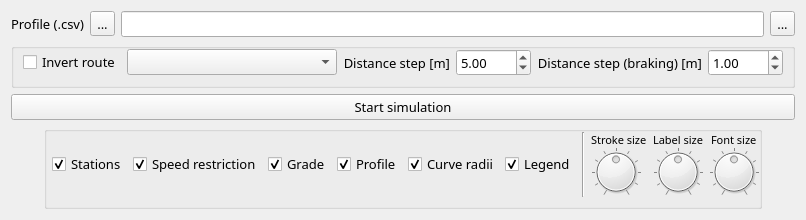
      <widget class="QWidget" name="RouteTab">
       <property name="font">
        <font>
         <family>Fira Sans Medium</family>
         <pointsize>10</pointsize>
        </font>
       </property>
       <attribute name="icon">
        <iconset>
         <normaloff>resources/images/route_tab.png</normaloff>resources/images/route_tab.png</iconset>
       </attribute>
       <attribute name="title">
        <string>Route</string>
       </attribute>
       <layout class="QVBoxLayout" name="verticalLayout_2">
        <item>
         <layout class="QHBoxLayout" name="horizontalLayout_42">
          <property name="spacing">
           <number>6</number>
          </property>
          <property name="sizeConstraint">
           <enum>QLayout::SetDefaultConstraint</enum>
          </property>
          <item>
           <widget class="QLabel" name="label_56">
            <property name="sizePolicy">
             <sizepolicy hsizetype="Preferred" vsizetype="Maximum">
              <horstretch>0</horstretch>
              <verstretch>0</verstretch>
             </sizepolicy>
            </property>
            <property name="text">
             <string>Profile (.csv)</string>
            </property>
           </widget>
          </item>
          <item>
           <widget class="QToolButton" name="ProfileEditButton">
            <property name="sizePolicy">
             <sizepolicy hsizetype="Fixed" vsizetype="Maximum">
              <horstretch>0</horstretch>
              <verstretch>0</verstretch>
             </sizepolicy>
            </property>
            <property name="text">
             <string>...</string>
            </property>
           </widget>
          </item>
          <item>
           <widget class="QLineEdit" name="ProfileLoadFilename">
            <property name="sizePolicy">
             <sizepolicy hsizetype="Expanding" vsizetype="Maximum">
              <horstretch>0</horstretch>
              <verstretch>0</verstretch>
             </sizepolicy>
            </property>
            <property name="readOnly">
             <bool>true</bool>
            </property>
           </widget>
          </item>
          <item>
           <widget class="QToolButton" name="ProfileLoadButton">
            <property name="sizePolicy">
             <sizepolicy hsizetype="Fixed" vsizetype="Maximum">
              <horstretch>0</horstretch>
              <verstretch>0</verstretch>
             </sizepolicy>
            </property>
            <property name="text">
             <string>...</string>
            </property>
           </widget>
          </item>
         </layout>
        </item>
        <item>
         <widget class="QGroupBox" name="groupBox_15">
          <property name="sizePolicy">
           <sizepolicy hsizetype="Expanding" vsizetype="Maximum">
            <horstretch>0</horstretch>
            <verstretch>0</verstretch>
           </sizepolicy>
          </property>
          <property name="maximumSize">
           <size>
            <width>16777215</width>
            <height>16777215</height>
           </size>
          </property>
          <property name="title">
           <string/>
          </property>
          <layout class="QHBoxLayout" name="horizontalLayout_28">
           <property name="spacing">
            <number>6</number>
           </property>
           <property name="topMargin">
            <number>0</number>
           </property>
           <property name="bottomMargin">
            <number>9</number>
           </property>
           <item>
            <widget class="QCheckBox" name="cb_InvertRoute">
             <property name="toolTip">
              <string>&lt;html&gt;&lt;head/&gt;&lt;body&gt;&lt;p&gt;Flip the input route data&lt;/p&gt;&lt;/body&gt;&lt;/html&gt;</string>
             </property>
             <property name="text">
              <string>Invert route</string>
             </property>
            </widget>
           </item>
           <item>
            <widget class="QComboBox" name="combo_solver">
             <property name="enabled">
              <bool>true</bool>
             </property>
             <property name="font">
              <font>
               <family>Fira Sans Medium</family>
               <pointsize>10</pointsize>
               <strikeout>false</strikeout>
              </font>
             </property>
             <property name="toolTip">
              <string>&lt;html&gt;&lt;head/&gt;&lt;body&gt;&lt;p&gt;&lt;span style=&quot; font-weight:600;&quot;&gt;DEFAULT:&lt;/span&gt;&lt;/p&gt;&lt;p&gt;Minimize operation time&lt;/p&gt;&lt;/body&gt;&lt;/html&gt;</string>
             </property>
             <property name="editable">
              <bool>false</bool>
             </property>
             <property name="currentText">
              <string/>
             </property>
             <property name="placeholderText">
              <string>Select solver method</string>
             </property>
             <item>
              <property name="text">
               <string>Minimize operation time</string>
              </property>
             </item>
             <item>
              <property name="text">
               <string>Minimize energy consumption</string>
              </property>
             </item>
             <item>
              <property name="text">
               <string>Fixed travel time</string>
              </property>
             </item>
            </widget>
           </item>
           <item>
            <layout class="QHBoxLayout" name="horizontalLayout_53">
             <item>
              <widget class="QLabel" name="label_DISTANCE_STEP">
               <property name="toolTip">
                <string>Define the accuracy for powering step computations</string>
               </property>
               <property name="layoutDirection">
                <enum>Qt::LeftToRight</enum>
               </property>
               <property name="text">
                <string>Distance step [m]</string>
               </property>
               <property name="alignment">
                <set>Qt::AlignRight|Qt::AlignTrailing|Qt::AlignVCenter</set>
               </property>
              </widget>
             </item>
             <item>
              <widget class="QDoubleSpinBox" name="DISTANCE_STEP">
               <property name="toolTip">
                <string>&lt;html&gt;&lt;head/&gt;&lt;body&gt;&lt;p&gt;Define the accuracy for powering step computations&lt;/p&gt;&lt;/body&gt;&lt;/html&gt;</string>
               </property>
               <property name="wrapping">
                <bool>false</bool>
               </property>
               <property name="specialValueText">
                <string/>
               </property>
               <property name="suffix">
                <string/>
               </property>
               <property name="maximum">
                <double>9999.000000000000000</double>
               </property>
               <property name="singleStep">
                <double>0.500000000000000</double>
               </property>
               <property name="stepType">
                <enum>QAbstractSpinBox::DefaultStepType</enum>
               </property>
               <property name="value">
                <double>5.000000000000000</double>
               </property>
              </widget>
             </item>
            </layout>
           </item>
           <item>
            <layout class="QHBoxLayout" name="horizontalLayout_57">
             <item>
              <widget class="QLabel" name="label_DISTANCE_STEP_BRAKING">
               <property name="toolTip">
                <string>Define the accuracy for braking step computations</string>
               </property>
               <property name="layoutDirection">
                <enum>Qt::LeftToRight</enum>
               </property>
               <property name="text">
                <string>Distance step (braking) [m]</string>
               </property>
               <property name="alignment">
                <set>Qt::AlignRight|Qt::AlignTrailing|Qt::AlignVCenter</set>
               </property>
              </widget>
             </item>
             <item>
              <widget class="QDoubleSpinBox" name="DISTANCE_STEP_BRAKING">
               <property name="toolTip">
                <string>&lt;html&gt;&lt;head/&gt;&lt;body&gt;&lt;p&gt;Define the accuracy for braking step computations&lt;/p&gt;&lt;/body&gt;&lt;/html&gt;</string>
               </property>
               <property name="wrapping">
                <bool>false</bool>
               </property>
               <property name="specialValueText">
                <string/>
               </property>
               <property name="suffix">
                <string/>
               </property>
               <property name="maximum">
                <double>9999.000000000000000</double>
               </property>
               <property name="singleStep">
                <double>0.500000000000000</double>
               </property>
               <property name="stepType">
                <enum>QAbstractSpinBox::DefaultStepType</enum>
               </property>
               <property name="value">
                <double>1.000000000000000</double>
               </property>
              </widget>
             </item>
            </layout>
           </item>
          </layout>
         </widget>
        </item>
        <item>
         <widget class="QPushButton" name="StartSimButton">
          <property name="sizePolicy">
           <sizepolicy hsizetype="Expanding" vsizetype="Maximum">
            <horstretch>0</horstretch>
            <verstretch>0</verstretch>
           </sizepolicy>
          </property>
          <property name="text">
           <string>Start simulation</string>
          </property>
         </widget>
        </item>
        <item alignment="Qt::AlignHCenter">
         <widget class="QGroupBox" name="groupBox">
          <property name="sizePolicy">
           <sizepolicy hsizetype="Maximum" vsizetype="Maximum">
            <horstretch>0</horstretch>
            <verstretch>0</verstretch>
           </sizepolicy>
          </property>
          <property name="maximumSize">
           <size>
            <width>16777215</width>
            <height>90</height>
           </size>
          </property>
          <property name="title">
           <string/>
          </property>
          <property name="alignment">
           <set>Qt::AlignCenter</set>
          </property>
          <property name="flat">
           <bool>false</bool>
          </property>
          <layout class="QHBoxLayout" name="horizontalLayout_29">
           <property name="sizeConstraint">
            <enum>QLayout::SetDefaultConstraint</enum>
           </property>
           <property name="leftMargin">
            <number>5</number>
           </property>
           <property name="topMargin">
            <number>0</number>
           </property>
           <property name="rightMargin">
            <number>0</number>
           </property>
           <property name="bottomMargin">
            <number>9</number>
           </property>
           <item>
            <widget class="QCheckBox" name="cb_r_stations">
             <property name="text">
              <string>Stations</string>
             </property>
             <property name="checked">
              <bool>true</bool>
             </property>
            </widget>
           </item>
           <item>
            <widget class="QCheckBox" name="cb_r_speedres">
             <property name="text">
              <string>Speed restriction</string>
             </property>
             <property name="checked">
              <bool>true</bool>
             </property>
            </widget>
           </item>
           <item>
            <widget class="QCheckBox" name="cb_r_grade">
             <property name="text">
              <string>Grade</string>
             </property>
             <property name="checked">
              <bool>true</bool>
             </property>
            </widget>
           </item>
           <item>
            <widget class="QCheckBox" name="cb_r_profile">
             <property name="text">
              <string>Profile</string>
             </property>
             <property name="checked">
              <bool>true</bool>
             </property>
            </widget>
           </item>
           <item>
            <widget class="QCheckBox" name="cb_r_radii">
             <property name="text">
              <string>Curve radii</string>
             </property>
             <property name="checked">
              <bool>true</bool>
             </property>
            </widget>
           </item>
           <item>
            <widget class="QCheckBox" name="cb_r_legend">
             <property name="text">
              <string>Legend</string>
             </property>
             <property name="checked">
              <bool>true</bool>
             </property>
            </widget>
           </item>
           <item>
            <widget class="Line" name="line">
             <property name="orientation">
              <enum>Qt::Vertical</enum>
             </property>
            </widget>
           </item>
           <item>
            <layout class="QVBoxLayout" name="dial_layout_1">
             <property name="spacing">
              <number>0</number>
             </property>
             <item alignment="Qt::AlignHCenter">
              <widget class="QLabel" name="label_28">
               <property name="maximumSize">
                <size>
                 <width>16777215</width>
                 <height>15</height>
                </size>
               </property>
               <property name="font">
                <font>
                 <family>Fira Sans Medium</family>
                 <pointsize>8</pointsize>
                </font>
               </property>
               <property name="toolTip">
                <string>&lt;html&gt;&lt;head/&gt;&lt;body&gt;&lt;p&gt;Change chart line width&lt;/p&gt;&lt;/body&gt;&lt;/html&gt;</string>
               </property>
               <property name="text">
                <string>Stroke size</string>
               </property>
               <property name="textFormat">
                <enum>Qt::AutoText</enum>
               </property>
               <property name="scaledContents">
                <bool>false</bool>
               </property>
               <property name="wordWrap">
                <bool>false</bool>
               </property>
               <property name="margin">
                <number>0</number>
               </property>
              </widget>
             </item>
             <item>
              <widget class="QDial" name="dial_stroke_size">
               <property name="maximumSize">
                <size>
                 <width>50</width>
                 <height>50</height>
                </size>
               </property>
               <property name="maximum">
                <number>10</number>
               </property>
               <property name="sliderPosition">
                <number>5</number>
               </property>
               <property name="wrapping">
                <bool>false</bool>
               </property>
               <property name="notchTarget">
                <double>5.700000000000000</double>
               </property>
               <property name="notchesVisible">
                <bool>true</bool>
               </property>
              </widget>
             </item>
            </layout>
           </item>
           <item>
            <layout class="QVBoxLayout" name="dial_layout_2">
             <property name="spacing">
              <number>0</number>
             </property>
             <item alignment="Qt::AlignHCenter">
              <widget class="QLabel" name="label_27">
               <property name="maximumSize">
                <size>
                 <width>16777215</width>
                 <height>15</height>
                </size>
               </property>
               <property name="font">
                <font>
                 <family>Fira Sans Medium</family>
                 <pointsize>8</pointsize>
                </font>
               </property>
               <property name="toolTip">
                <string>&lt;html&gt;&lt;head/&gt;&lt;body&gt;&lt;p&gt;Change chart label size&lt;/p&gt;&lt;/body&gt;&lt;/html&gt;</string>
               </property>
               <property name="text">
                <string>Label size</string>
               </property>
              </widget>
             </item>
             <item>
              <widget class="QDial" name="dial_label_size">
               <property name="maximumSize">
                <size>
                 <width>50</width>
                 <height>50</height>
                </size>
               </property>
               <property name="maximum">
                <number>10</number>
               </property>
               <property name="sliderPosition">
                <number>5</number>
               </property>
               <property name="wrapping">
                <bool>false</bool>
               </property>
               <property name="notchTarget">
                <double>5.700000000000000</double>
               </property>
               <property name="notchesVisible">
                <bool>true</bool>
               </property>
              </widget>
             </item>
            </layout>
           </item>
           <item>
            <layout class="QVBoxLayout" name="dial_layout_6">
             <property name="spacing">
              <number>0</number>
             </property>
             <item alignment="Qt::AlignHCenter">
              <widget class="QLabel" name="label_32">
               <property name="maximumSize">
                <size>
                 <width>16777215</width>
                 <height>15</height>
                </size>
               </property>
               <property name="font">
                <font>
                 <family>Fira Sans Medium</family>
                 <pointsize>8</pointsize>
                </font>
               </property>
               <property name="toolTip">
                <string>&lt;html&gt;&lt;head/&gt;&lt;body&gt;&lt;p&gt;Change chart label size&lt;/p&gt;&lt;/body&gt;&lt;/html&gt;</string>
               </property>
               <property name="text">
                <string>Font size</string>
               </property>
              </widget>
             </item>
             <item alignment="Qt::AlignHCenter">
              <widget class="QDial" name="dial_font_size">
               <property name="maximumSize">
                <size>
                 <width>50</width>
                 <height>50</height>
                </size>
               </property>
               <property name="maximum">
                <number>10</number>
               </property>
               <property name="sliderPosition">
                <number>5</number>
               </property>
               <property name="wrapping">
                <bool>false</bool>
               </property>
               <property name="notchTarget">
                <double>5.700000000000000</double>
               </property>
               <property name="notchesVisible">
                <bool>true</bool>
               </property>
              </widget>
             </item>
            </layout>
           </item>
          </layout>
         </widget>
        </item>
        <item>
         <spacer name="verticalSpacer">
          <property name="orientation">
           <enum>Qt::Vertical</enum>
          </property>
          <property name="sizeType">
           <enum>QSizePolicy::Maximum</enum>
          </property>
          <property name="sizeHint" stdset="0">
           <size>
            <width>0</width>
            <height>0</height>
           </size>
          </property>
         </spacer>
        </item>
       </layout>
      </widget>
